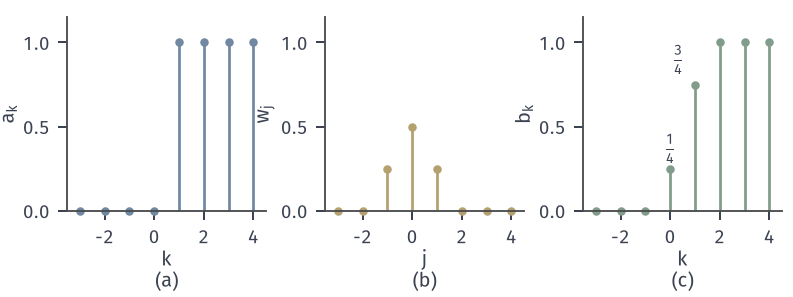

Recreate this plot in Python.
from pathlib import Path
import sys
ROOT = next(p for p in Path(__file__).resolve().parents if (p/'build.sh').is_file() and (p/'tex/book.tex').is_file())
sys.path.insert(0, str(ROOT/'figures/00-shared/mathematical-preliminaries-upper/00-shared/comprehension-figures'))
from support import figure, save, BLUE, GREEN, YELLOW, RED, PURPLE, INK, MUTED, GRID, BLUE_FILL, GREEN_FILL, YELLOW_FILL, RED_FILL, PURPLE_FILL
import numpy as np

def bump(t):
    """psi(t)=exp(-1/(1-t^2)) on |t|<1 and 0 elsewhere."""
    t = np.asarray(t, float); out = np.zeros_like(t); m = np.abs(t) < 1
    out[m] = np.exp(-1/(1-t[m]**2)); return out
C1 = 0.44399381623014  # integral of psi over [-1,1]
def rho(t, eps=1.0):
    """1-D mollifier rho_eps(t)=rho(t/eps)/eps."""
    return bump(np.asarray(t, float)/eps)/C1/eps
def mollify(fun, x, eps, n=4001):
    """f_eps(x)=int rho_eps(z) f(x-z) dz by the midpoint rule on [-eps,eps]."""
    z = (np.arange(n)+.5)/n*2*eps-eps; dz = 2*eps/n
    return np.array([np.sum(rho(z, eps)*fun(xi-z))*dz for xi in np.atleast_1d(x)])
def letters(fig, axes, y=.02):
    for ax, s in zip(axes, ['(a)', '(b)', '(c)']):
        p = ax.get_position(); fig.text((p.x0+p.x1)/2, y, s, ha='center', va='bottom')
fig, axes = figure(width_mm=112, height_mm=42, ncols=3)
fig.set_layout_engine(None); fig.subplots_adjust(left=.085, right=.985, top=.94, bottom=.29, wspace=.3)
def stem(ax, k, v, c):
    ax.vlines(k, 0, v, color=c, lw=1.1); ax.plot(k, v, 'o', ms=3.4, color=c, mew=0, clip_on=False)
k = np.arange(-3, 5); a = (k >= 1).astype(float); w = {-1: .25, 0: .5, 1: .25}
b = np.array([.25*(ki-1 >= 1)+.5*(ki >= 1)+.25*(ki+1 >= 1) for ki in k], float)
stem(axes[0], k, a, BLUE); axes[0].set_ylabel('$a_k$', labelpad=2); axes[0].set_xlabel('$k$', labelpad=1)
j = np.arange(-3, 5); wv = np.array([w.get(int(i), 0.) for i in j])
stem(axes[1], j, wv, YELLOW); axes[1].set_ylabel('$w_j$', labelpad=2); axes[1].set_xlabel('$j$', labelpad=1)
stem(axes[2], k, b, GREEN); axes[2].set_ylabel('$b_k$', labelpad=2); axes[2].set_xlabel('$k$', labelpad=1)
axes[2].text(.0, .33, r'$\frac{1}{4}$', ha='center'); axes[2].text(.55, .86, r'$\frac{3}{4}$', ha='right')
for ax in axes:
    ax.set_xlim(-3.5, 4.5); ax.set_ylim(0, 1.15); ax.set_xticks([-2, 0, 2, 4]); ax.set_yticks([0, .5, 1])
letters(fig, axes)
save(fig, Path(__file__).resolve().parent, 'figure', {'formula': 'a_k=1(k>=1); w=(1/4,1/2,1/4); b_k=sum_j w_j a_(k-j)'})
